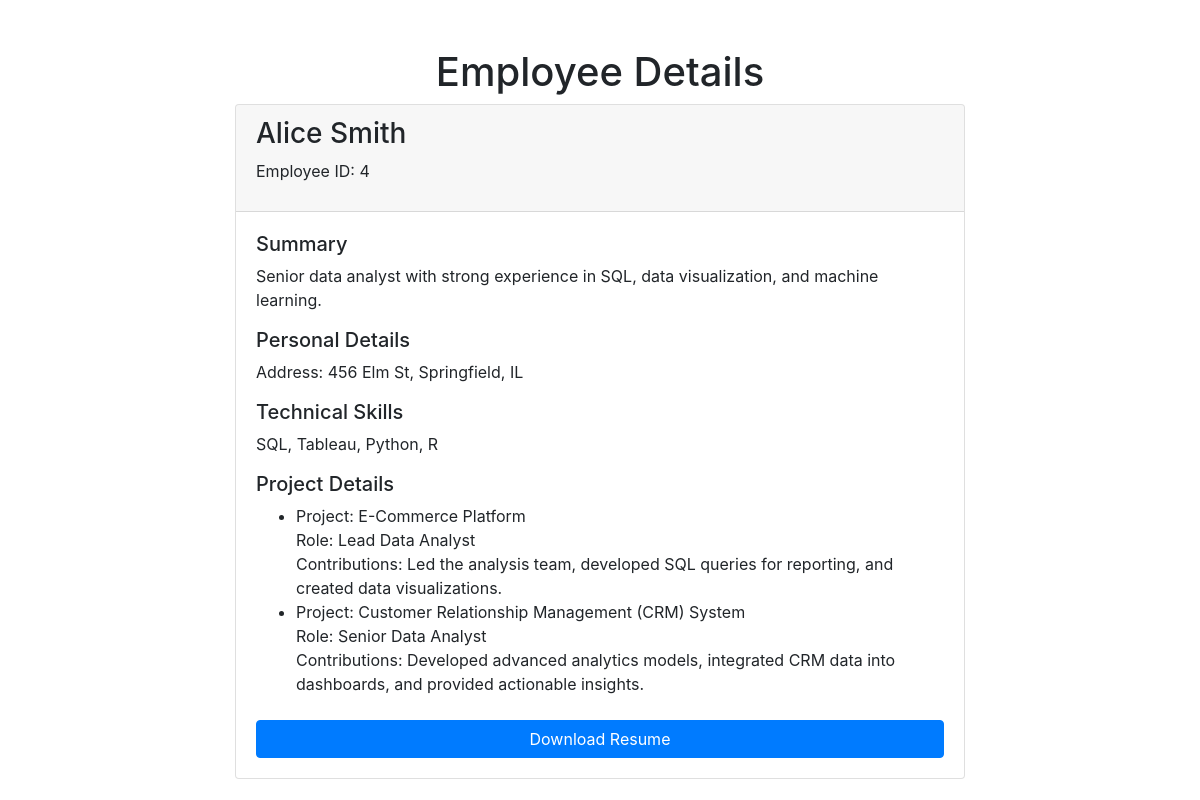
/employee/?empid=4, run on the app's committed database.
### resumes/models.py (models this page shows, shortened)
class Employee(models.Model):
    empid = models.AutoField(primary_key=True)
    name = models.CharField(max_length=255)
    email = models.EmailField(unique=True)
    phone = models.CharField(max_length=20)
    summary = models.TextField()
    personal_info = JSONField()
    technical_skills = models.TextField(max_length=500)

class EmployeeProject(models.Model):
    employee = models.ForeignKey(Employee, on_delete=models.CASCADE)
    project = models.ForeignKey(Project, on_delete=models.CASCADE)
    role = models.CharField(max_length=255)
    contributions = models.TextField()

class Project(models.Model):
    project_id = models.AutoField(primary_key=True)
    name = models.CharField(max_length=255)
    description = models.TextField()
    start_date = models.DateField()

### resumes/views.py (the view)
# urls.py: path('employee/', views.employee_details, name='employee_details'),
def employee_details(request):
    emp_id = request.GET.get('empid')
    employee = get_object_or_404(Employee, empid=emp_id)
    employee_projects = EmployeeProject.objects.filter(employee=employee)
    return render(request, 'emp_details.html', {'employee': employee,'employee_projects':employee_projects})

### templates/emp_details.html (shortened to what this page needs)
<!DOCTYPE html>
<html lang="en">
<head>
    <link href="https://stackpath.bootstrapcdn.com/bootstrap/4.5.2/css/bootstrap.min.css" rel="stylesheet">
</head>
<body>
    <div class="container mt-5">
        <h1 class="text-center">Employee Details</h1>
        <div class="row justify-content-center">
            <div class="col-md-8">
                <div class="card">
                    <div class="card-header">
                        <h3>{{ employee.name }}</h3>
                        <p>Employee ID: {{ employee.empid }}</p>
                    </div>
                    <div class="card-body">
                        <h5>Summary</h5>
                        <p>{{ employee.summary }}</p>
                        <h5>Personal Details</h5>
                        <p>Address: {{ employee.personal_info.address }}</p>
                        <h5>Technical Skills</h5>
                        <p>{{ employee.technical_skills}}</p>
                        <h5>Project Details</h5>
                        <ul>
                            {% for emp_project in employee_projects %}
                                <li>
                                    Project: {{ emp_project.project.name }}<br>
                                    Role: {{ emp_project.role }}<br>
                                    Contributions: {{ emp_project.contributions }}
                                </li>
                            {% empty %}
                                <li>No projects assigned.</li>
                            {% endfor %}
                        </ul>
                        <a href="{%url 'generate_pdf'%}?empid={{employee.empid}}" class="btn btn-primary btn-block mt-4">Download Resume</a>
                    </div>
                </div>
            </div>
        </div>
    </div>
</body>
</html>

### data on the page
Employee: name "Alice Smith", empid "4", summary "Senior data analyst with strong experience in SQL, data visualization, and machine learning.", personal_info.address "456 Elm St, Springfield, IL", technical_skills "SQL, Tableau, Python, R"
EmployeeProject: project.name "E-Commerce Platform", role "Lead Data Analyst", contributions "Led the analysis team, developed SQL queries for reporting, and created data visualizations."
EmployeeProject: project.name "Customer Relationship Management (CRM) System", role "Senior Data Analyst", contributions "Developed advanced analytics models, integrated CRM data into dashboards, and provided actionable insights."
